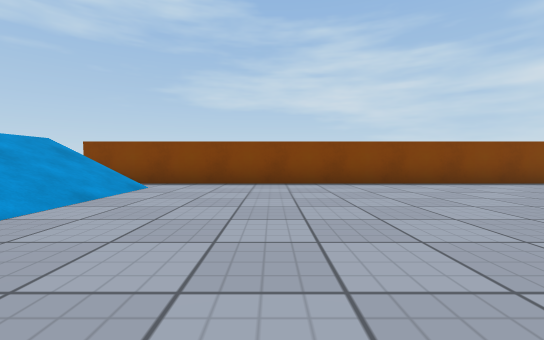
view 1 (above)

16 first-person views from a walk through a Unity game level. The camera is 0.55 m above the floor, tilts 2° down and sees 90° across. The floor is counted in squares, 1 m on a side. Each view is taken from the middle of a square. On the plan, view 1 faces up. The plan holds only what a view shows up to about 9 squares ahead; the rest is blank. The place goes on beyond the plan. Surface patterns are stand-ins for the level's own textures.

view 2
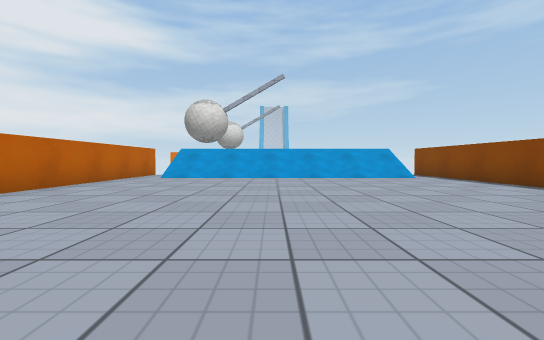

view 3
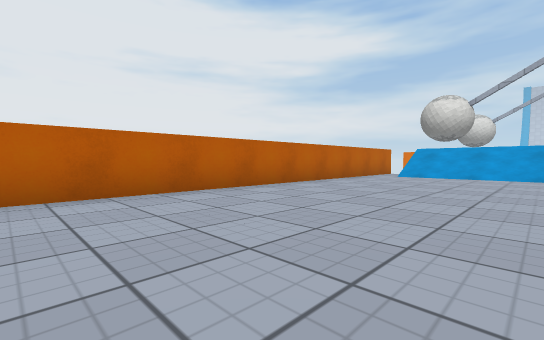

view 4
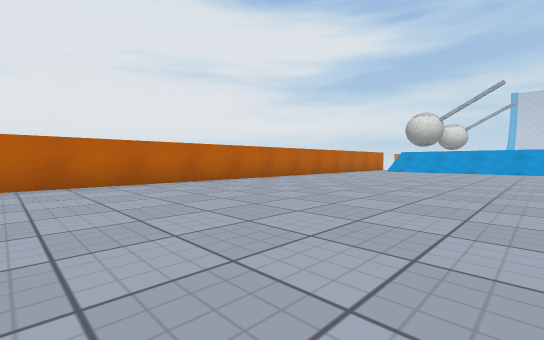

view 5
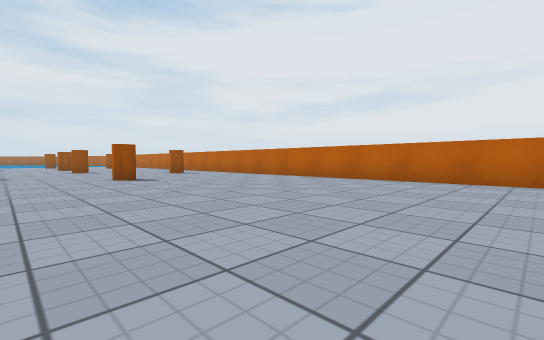

view 6
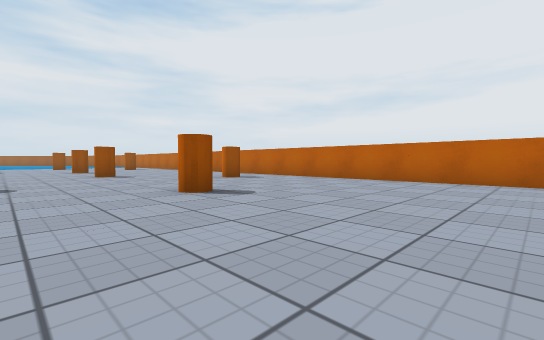

view 7
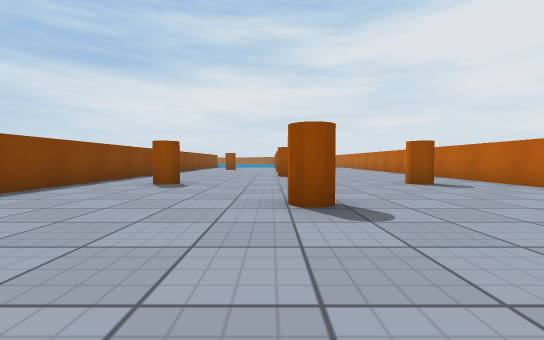

view 8
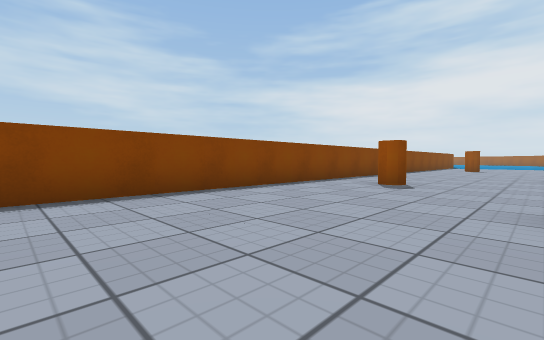

view 9
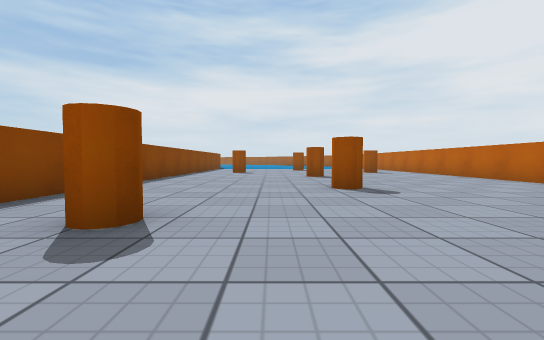

view 10
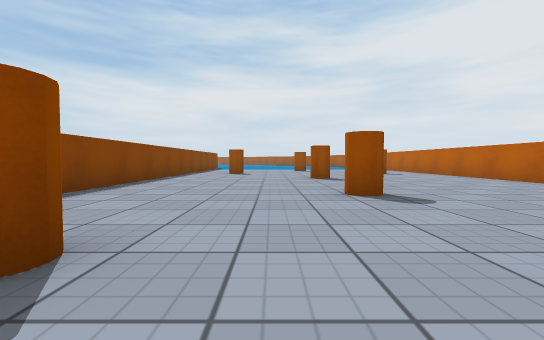

view 11
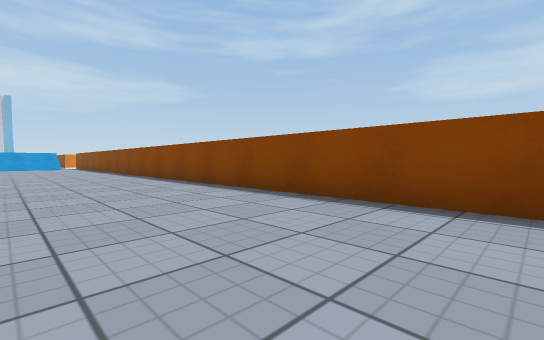

view 12
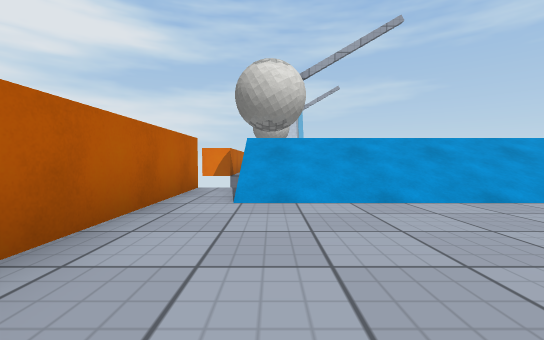

view 13
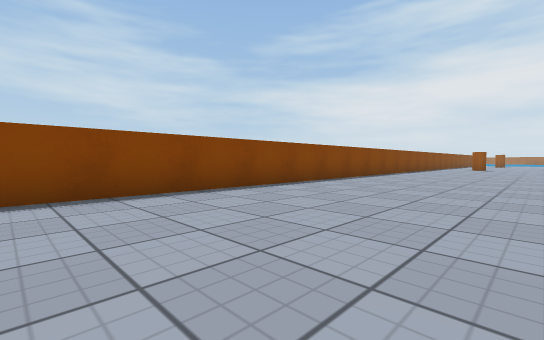

view 14
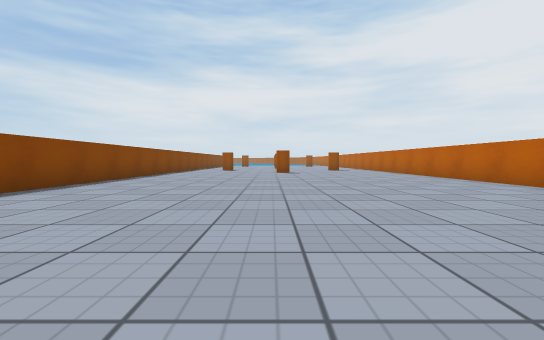

view 15
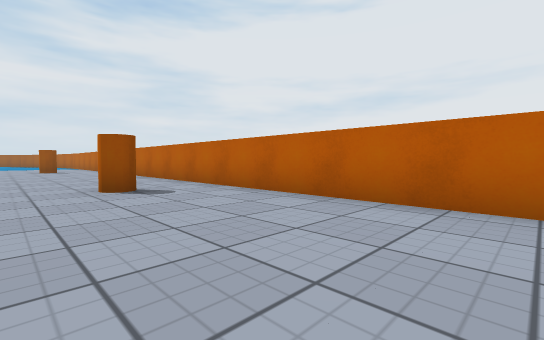

view 16
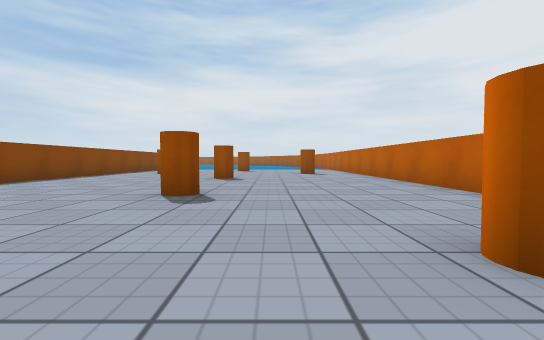

### Floor plan
Key: @ floor where view 1 was taken; # wall or solid block; . floor; / step, stairs or slope.
Columns run from 5 left of view 1 to 28 right of it. Each row starts with its distance up from view 1.
  7 ##################################
  6   ................................
  5  //...............................
  4  //......................#........
  3  //...............................
  2  //...............................
  1  //...................#.....#.....
  0  //..@............................
 -1  //...............................
 -2  //......................#........
 -3  .................................
 -4 ##################################

Positions as (right, up) in squares from view 1, and headings:
1: (0, 0), facing up
2: (6, 1), facing left
3: (7, 1), facing down-left
4: (11, 3), facing down-left
5: (9, 4), facing down-right
6: (13, 4), facing down-right
7: (14, 2), facing right
8: (14, 2), facing up-right
9: (18, 3), facing right
10: (19, 3), facing right
11: (17, 3), facing up-left
12: (1, -2), facing left
13: (2, 2), facing up-right
14: (5, 2), facing right
15: (15, 0), facing down-right
16: (19, 0), facing right
